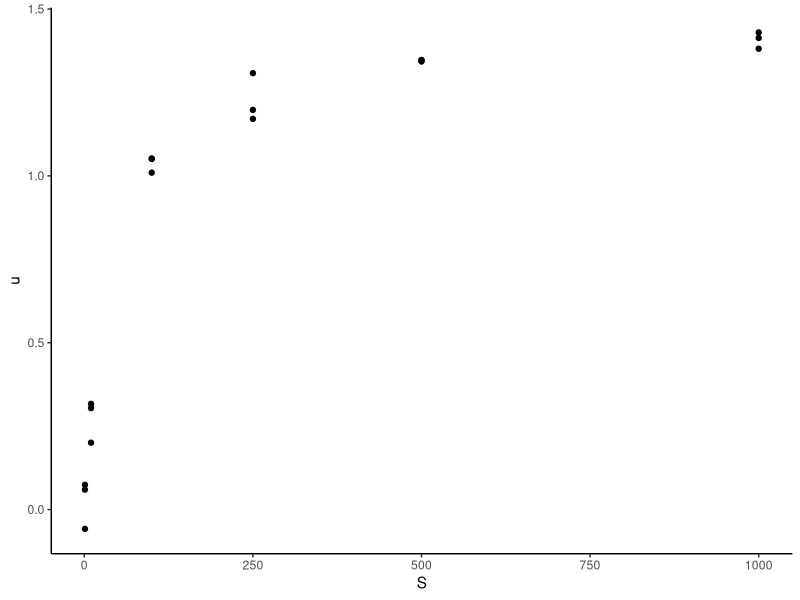
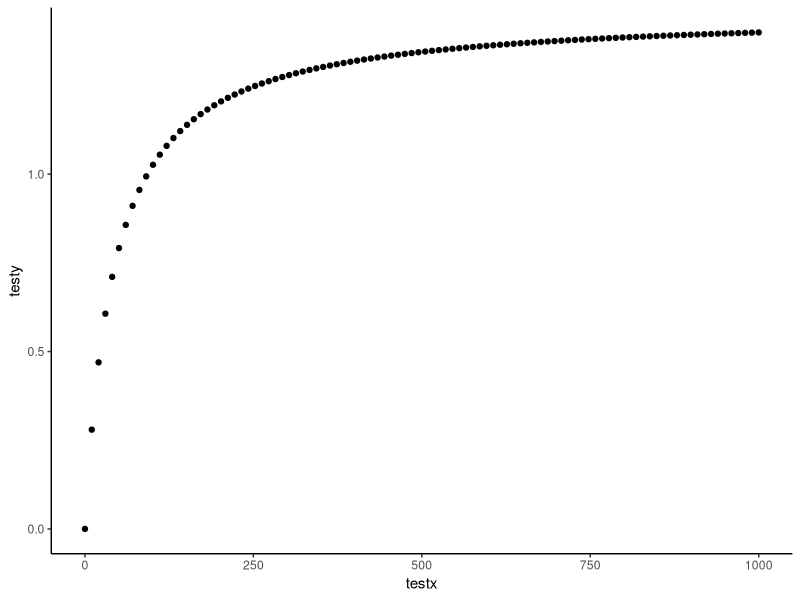

R code for these plots, in order:
#### Pseudo-code ####

#1. Load Data

#2 Custom function(params, observations)
# unpack parameters
# Assign parameters to expected values
# dnorm(x,mean,sd)

#3 Assess max likelihood of model parameters with optim()
# Create a vector with initial guesses
# Minimization function with appopriate arguments

#T-test:
#pchisq(D,df=1) where D = 2*difference of negative log likelihood
#Take output from both likelihood function to calculate p-value

library(ggplot2)


#### Problem 2 ####

#Read in Data
data2 <- read.csv(file = "MmarinumGrowth.csv", header = TRUE)
attach(data2)
df2 <- data.frame(x = S, y = u)

#Graph of raw data
graph2a <- ggplot(df2, aes(x = S, y = u)) + geom_point() + theme_classic()

#Create liklikhood function
###Same as in-class example (continuous, normal distribution)
###BUT, no longer a linear model - change formula for expected
nllike2 <- function(p, x, y){
  umax = p[1]
  Ks = p[2]
  sigma = p[3] #Why is this different from in-class example?
  
  expected = umax*S/(S + Ks)
  
  nll = -sum(dnorm(x = y, mean = expected, sd = sigma, log = TRUE))
  return(nll)
}

#Estimate Umax, Ks, sigma
initialGuess = c(1,1,1)
fit2 = optim(par = initialGuess, fn=nllike2, x = S, y = u)

#Creating data to test the estimated parameters
testx <- seq(0, 1000, length.out = 100)
testy <- fit2$par[1]*testx/(testx+fit2$par[2])
df2b <- data.frame(testx,testy)

#Graphing the estimated model
graph2b <- ggplot(df2b, aes(x = testx, y = testy)) + geom_point() + theme_classic()

#Test Significance
D2 <- 2*fit2$value
P2 <- pchisq(D2,df=1)

if (P2 < 0.05) {
  cat("The parameter estimates Umax =", fit2$par[1], "and Ks =", fit2$par[2], "are significant. Sigma =", fit2$par[3])
} else {
  print("The parameter estimates were not significant")
}

